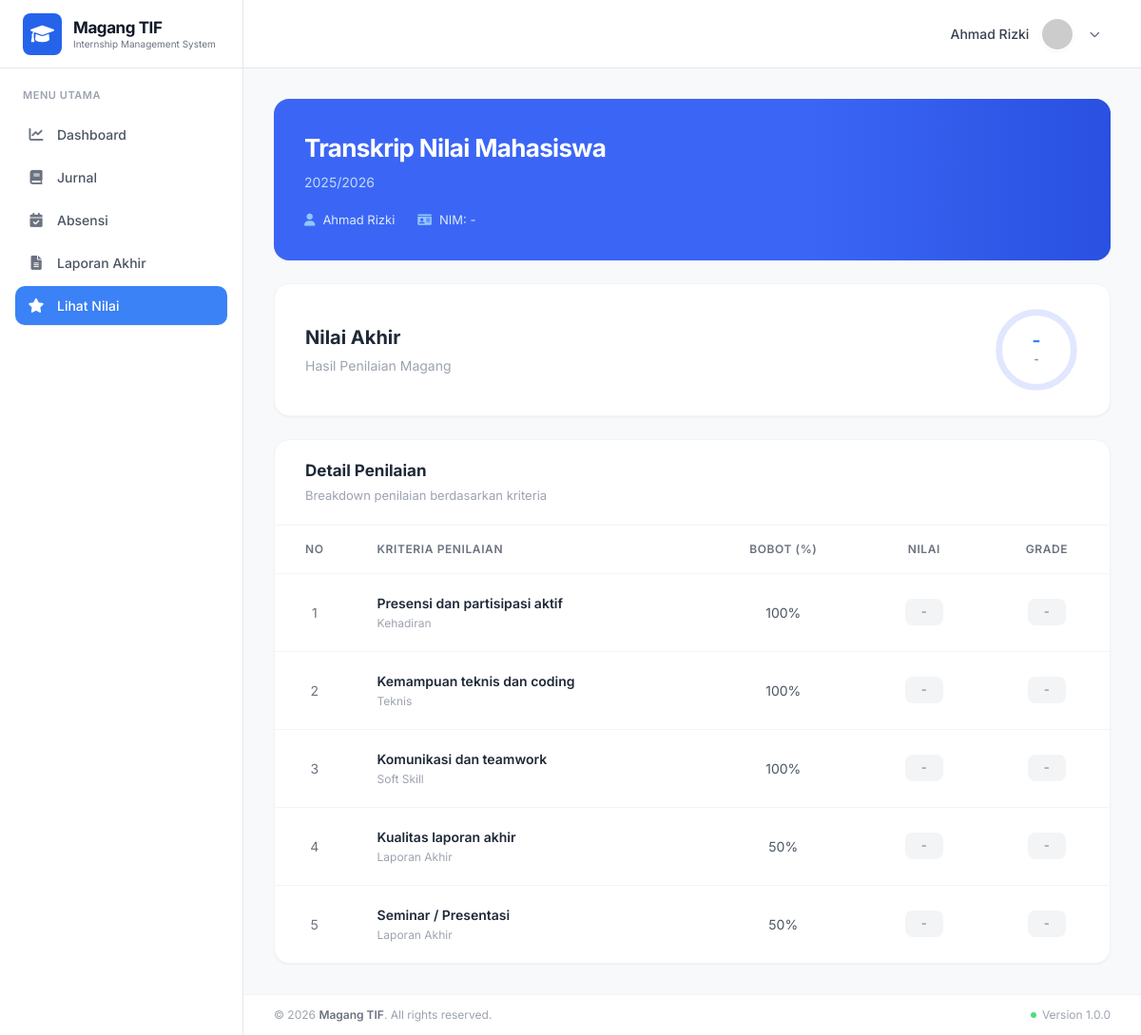
The page /mahasiswa/nilai.php (signed in) on the database its author committed.
### tables this page shows
CREATE TABLE `settings` (
  `id` int(11) NOT NULL,
  `nama_kampus` varchar(255) DEFAULT NULL,
  `tahun_ajaran` varchar(20) DEFAULT NULL,
  `jam_absen_masuk` time DEFAULT NULL,
  `toleransi_telat` int(11) DEFAULT NULL,
  `created_at` timestamp NULL DEFAULT CURRENT_TIMESTAMP,
  `updated_at` timestamp NULL DEFAULT CURRENT_TIMESTAMP
);

CREATE TABLE `mahasiswa` (
  `id` int(11) NOT NULL,
  `user_id` int(11) DEFAULT NULL,
  `group_id` int(11) DEFAULT NULL,
  `nama` varchar(255) NOT NULL,
  `jenis_kelamin` varchar(20) DEFAULT NULL,
  `tempat_lahir` varchar(100) DEFAULT NULL,
  `tanggal_lahir` date DEFAULT NULL,
  `agama` varchar(50) DEFAULT NULL,
  `status` varchar(50) DEFAULT NULL,
  `alamat_asal` text,
  `alamat_jember` text,
  `no_ktp` varchar(20) DEFAULT NULL,
  `no_ktm` varchar(20) DEFAULT NULL,
  `no_hp` varchar(20) DEFAULT NULL,
  `golongan_darah` varchar(5) DEFAULT NULL,
  `created_at` timestamp NULL DEFAULT CURRENT_TIMESTAMP,
  `updated_at` timestamp NULL DEFAULT CURRENT_TIMESTAMP
);

CREATE TABLE `kriteria_penilaian` (
  `id` int(11) NOT NULL,
  `komponen_id` int(11) DEFAULT NULL,
  `nama` varchar(255) NOT NULL,
  `bobot` int(11) DEFAULT NULL,
  `nilai_max` int(11) DEFAULT NULL,
  `created_at` timestamp NULL DEFAULT CURRENT_TIMESTAMP,
  `updated_at` timestamp NULL DEFAULT CURRENT_TIMESTAMP
);

### mahasiswa/nilai.php (the view, shortened to what this page needs)
<?php
    require_once __DIR__ . '/../config/db_connect.php';
    $userId = $_SESSION['id_user'];
    $stmt = $conn->prepare("SELECT m.id, m.nama, m.no_ktm FROM mahasiswa m WHERE m.user_id = :uid");
    $stmt->execute(['uid' => $userId]);
    $mhs = $stmt->fetch();
    $mhsId = $mhs ? $mhs['id'] : 0;
    $settings = $conn->query("SELECT tahun_ajaran FROM settings LIMIT 1")->fetch();
    $tahunAjaran = $settings['tahun_ajaran'] ?? date('Y');
    $stmt = $conn->prepare("SELECT nilai_akhir, grade FROM penilaian_results WHERE mahasiswa_id = :mid ORDER BY id DESC LIMIT 1");
    $stmt->execute(['mid' => $mhsId]);
    $hasilNilai = $stmt->fetch();
    $nilaiAkhir = $hasilNilai ? number_format((float)$hasilNilai['nilai_akhir'], 2) : '-';
    $grade = $hasilNilai['grade'] ?? '-';
    $stmt = $conn->prepare("
        SELECT kp.nama as komponen, kp.bobot_persen,
               kr.nama as kriteria, kr.bobot, kr.nilai_max,
               nk.nilai_angka, nk.nilai_huruf, nk.catatan
        FROM kriteria_penilaian kr
        JOIN komponen_penilaian kp ON kr.komponen_id = kp.id
        LEFT JOIN nilai_kriteria nk ON nk.kriteria_id = kr.id AND nk.mahasiswa_id = :mid
        ORDER BY kp.id, kr.id
    ");
    $stmt->execute(['mid' => $mhsId]);
    $nilaiRows = $stmt->fetchAll();
    $komponenList = [];
    foreach ($nilaiRows as $r) {
        $key = $r['komponen'];
        if (!isset($komponenList[$key])) {
            $komponenList[$key] = ['bobot' => $r['bobot_persen'], 'kriteria' => []];
        }
        $komponenList[$key]['kriteria'][] = $r;
    }
?>
<!DOCTYPE html>
<html lang="en">
<head>
    <script src="https://cdn.tailwindcss.com"></script>
    <link href="https://cdnjs.cloudflare.com/ajax/libs/font-awesome/6.0.0/css/all.min.css" rel="stylesheet">
</head>
<body class="flex h-screen overflow-hidden text-gray-800">
    <?php include '../includes/sidebar.php'; ?>
    <div class="flex-1 flex flex-col h-screen overflow-hidden">
        <?php include '../includes/header.php'; ?>
        <main class="flex-1 overflow-y-auto p-6 md:p-8 bg-[#f8f9fa]">
            <div class="max-w-[1100px] mx-auto space-y-6">
                <div class="bg-[#3b66f5] rounded-2xl p-8 shadow-sm relative overflow-hidden">
                    <div class="text-white z-10 relative">
                        <h2 class="text-[26px] font-bold mb-1.5 tracking-tight">Transkrip Nilai Mahasiswa</h2>
                        <p class="text-blue-200 text-[14px] mb-5"><?= htmlspecialchars($tahunAjaran) ?></p>
                        <div class="flex flex-wrap items-center gap-6 text-[13px] text-blue-100">
                            <span class="flex items-center gap-2"><i class="fas fa-user text-blue-300"></i> <?= htmlspecialchars($mhs['nama'] ?? $userName) ?></span>
                            <span class="flex items-center gap-2"><i class="fas fa-id-card text-blue-300"></i> NIM: <?= htmlspecialchars($mhs['no_ktm'] ?? '-') ?></span>
                        </div>
                    </div>
                    <div class="absolute right-0 top-0 w-80 h-full bg-gradient-to-l from-[#254bdb] to-transparent z-0 opacity-80"></div>
                </div>
                <div class="bg-white rounded-2xl shadow-sm border border-gray-100 px-8 py-6 flex items-center justify-between">
                    <div>
                        <h3 class="text-[20px] font-bold text-gray-800 mb-1">Nilai Akhir</h3>
                        <p class="text-[14px] text-gray-400">Hasil Penilaian Magang</p>
                    </div>
                    <div class="ips-ring shrink-0">
                        <svg viewBox="0 0 80 80" width="90" height="90">
                            <circle class="track" cx="40" cy="40" r="35"/>
                            <circle class="progress" cx="40" cy="40" r="35"/>
                        </svg>
                        <div class="ips-label">
                            <span class="text-[20px] font-bold text-[#3b82f6] leading-none"><?= htmlspecialchars($grade) ?></span>
                            <span class="text-[11px] text-gray-500 font-medium mt-0.5"><?= $nilaiAkhir ?></span>
                        </div>
                    </div>
                </div>
                <div class="bg-white rounded-2xl shadow-sm border border-gray-100 overflow-hidden">
                    <div class="px-6 md:px-8 py-5 border-b border-gray-100">
                        <h3 class="text-[17px] font-bold text-gray-800">Detail Penilaian</h3>
                        <p class="text-[13px] text-gray-400 mt-1">Breakdown penilaian berdasarkan kriteria</p>
                    </div>
                    <div class="overflow-x-auto">
                        <table class="w-full text-[14px] border-collapse min-w-[680px]">
                            <thead>
                                <tr class="border-b border-gray-100 text-gray-500 text-[12px] uppercase tracking-wider">
                                    <th class="px-6 md:px-8 py-4 font-semibold text-center w-20">No</th>
                                    <th class="px-6 py-4 font-semibold text-left">Kriteria Penilaian</th>
                                    <th class="px-6 py-4 font-semibold text-center">Bobot (%)</th>
                                    <th class="px-6 py-4 font-semibold text-center">Nilai</th>
                                    <th class="px-6 py-4 font-semibold text-center">Grade</th>
                                </tr>
                            </thead>
                            <tbody class="divide-y divide-gray-100">
                                <?php if (empty($nilaiRows)): ?>
                                <tr><td colspan="5" class="px-6 py-8 text-center text-gray-400">Belum ada data penilaian.</td></tr>
                                <?php else: ?>
                                <?php $no = 0; foreach ($komponenList as $komponen => $data): ?>
                                <?php foreach ($data['kriteria'] as $kr): $no++;
                                    $nilai = $kr['nilai_angka'] !== null ? number_format((float)$kr['nilai_angka'], 0) : '-';
                                    $huruf = $kr['nilai_huruf'] ?? '-';
                                    $colorClass = match(true) {
                                        $nilai === '-' => 'bg-gray-100 text-gray-400',
                                        (int)$nilai >= 85 => 'bg-green-100 text-green-700',
                                        (int)$nilai >= 70 => 'bg-blue-100 text-blue-700',
                                        (int)$nilai >= 55 => 'bg-yellow-100 text-yellow-700',
                                        default => 'bg-red-100 text-red-600',
                                    };
                                ?>
                                <tr class="hover:bg-gray-50/50 transition-colors">
                                    <td class="px-6 md:px-8 py-5 text-center text-gray-500"><?= $no ?></td>
                                    <td class="px-6 py-5">
                                        <div class="font-semibold text-gray-800"><?= htmlspecialchars($kr['kriteria']) ?></div>
                                        <div class="text-[12px] text-gray-400 mt-0.5"><?= htmlspecialchars($komponen) ?></div>
                                    </td>
                                    <td class="px-6 py-5 text-center text-gray-600"><?= $kr['bobot'] ?? '-' ?>%</td>
                                    <td class="px-6 py-5 text-center">
                                        <span class="inline-flex items-center justify-center w-10 h-7 <?= $colorClass ?> rounded-lg text-[13px] font-bold"><?= $nilai ?></span>
                                    </td>
                                    <td class="px-6 py-5 text-center">
                                        <span class="inline-flex items-center justify-center w-10 h-7 <?= $colorClass ?> rounded-lg text-[13px] font-bold"><?= htmlspecialchars($huruf) ?></span>
                                    </td>
                                </tr>
                                <?php endforeach; endforeach; ?>
                                <?php endif; ?>
                            </tbody>
                        </table>
                    </div>
                </div>
            </div>
        </main>
        <?php include '../includes/footer.php'; ?>
    </div>
</body>
</html>

### rows shown on the page
mahasiswa: nama "Ahmad Rizki", no_ktm "-"
kriteria_penilaian: nama "Presensi dan partisipasi aktif", komponen "Kehadiran", bobot "100", nilai "-", huruf "-"
kriteria_penilaian: nama "Kemampuan teknis dan coding", komponen "Teknis", bobot "100", nilai "-", huruf "-"
kriteria_penilaian: nama "Komunikasi dan teamwork", komponen "Soft Skill", bobot "100", nilai "-", huruf "-"
kriteria_penilaian: nama "Kualitas laporan akhir", komponen "Laporan Akhir", bobot "50", nilai "-", huruf "-"
kriteria_penilaian: nama "Seminar / Presentasi", komponen "Laporan Akhir", bobot "50", nilai "-", huruf "-"

### other values the page prints
$menu['title'] "Dashboard"
$menu['title'] "Jurnal"
$menu['title'] "Absensi"
$menu['title'] "Laporan Akhir"
$menu['title'] "Lihat Nilai"
$userName "Ahmad Rizki"
$grade "-"
$nilaiAkhir "-"
$appName "Magang TIF"
$appVersion "1.0.0"
